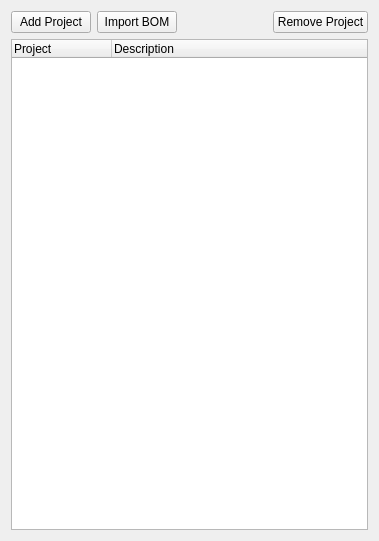
<?xml version="1.0" encoding="UTF-8"?>
<ui version="4.0">
 <class>WidgetProjects</class>
 <widget class="QWidget" name="WidgetProjects">
  <property name="geometry">
   <rect>
    <x>0</x>
    <y>0</y>
    <width>379</width>
    <height>541</height>
   </rect>
  </property>
  <property name="windowTitle">
   <string>Form</string>
  </property>
  <layout class="QVBoxLayout" name="verticalLayout">
   <item>
    <layout class="QHBoxLayout" name="horizontalLayout">
     <item>
      <widget class="QPushButton" name="add">
       <property name="text">
        <string>Add Project</string>
       </property>
      </widget>
     </item>
     <item>
      <widget class="QPushButton" name="import_bom">
       <property name="text">
        <string>Import BOM</string>
       </property>
      </widget>
     </item>
     <item>
      <spacer name="horizontalSpacer">
       <property name="orientation">
        <enum>Qt::Horizontal</enum>
       </property>
       <property name="sizeHint" stdset="0">
        <size>
         <width>40</width>
         <height>20</height>
        </size>
       </property>
      </spacer>
     </item>
     <item>
      <widget class="QPushButton" name="remove">
       <property name="text">
        <string>Remove Project</string>
       </property>
      </widget>
     </item>
    </layout>
   </item>
   <item>
    <widget class="QTreeWidget" name="projects">
     <property name="sizePolicy">
      <sizepolicy hsizetype="Expanding" vsizetype="Expanding">
       <horstretch>0</horstretch>
       <verstretch>4</verstretch>
      </sizepolicy>
     </property>
     <property name="editTriggers">
      <set>QAbstractItemView::AnyKeyPressed|QAbstractItemView::DoubleClicked|QAbstractItemView::EditKeyPressed</set>
     </property>
     <property name="alternatingRowColors">
      <bool>true</bool>
     </property>
     <property name="rootIsDecorated">
      <bool>false</bool>
     </property>
     <property name="columnCount">
      <number>2</number>
     </property>
     <column>
      <property name="text">
       <string>Project</string>
      </property>
     </column>
     <column>
      <property name="text">
       <string>Description</string>
      </property>
     </column>
    </widget>
   </item>
  </layout>
 </widget>
 <resources/>
 <connections/>
</ui>
